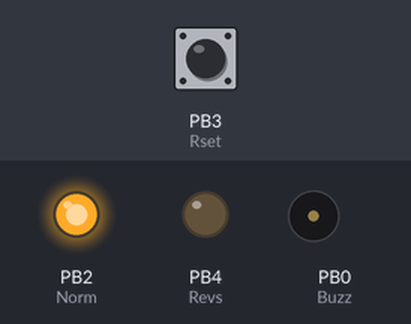
Bench run of a sketch on a simulated ATtiny85, built with avr-gcc and run on an emulated ATtiny85. Parts: output pins drawn as LEDs (lit = HIGH), buzzer (waves = sounding, pin HIGH). Inputs (shaded band) come from the test bench; at power-on: PB3 (Rset) HIGH. EEPROM starts erased.

Above: at 1.3 s.
1.4 s: PB3 (Rset) pulsed LOW 2 times (0.12 s each, 0.3 s apart)
At 1.83 s:
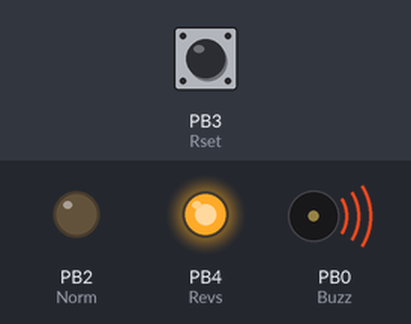
At 2.4 s:
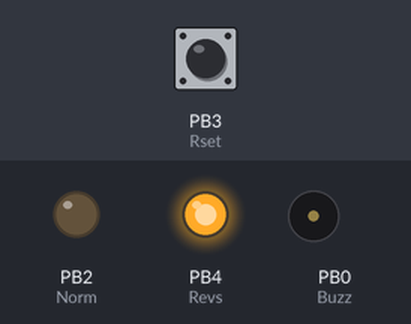
3.5 s: PB3 (Rset) pulsed LOW 5 times (0.12 s each, 0.3 s apart)
At 3.93 s:
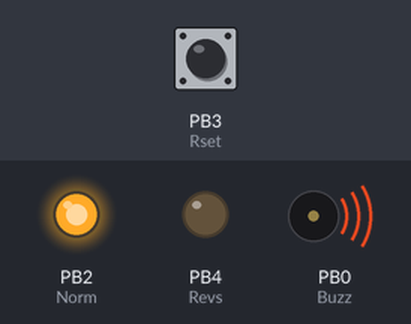
Timing chart, 0 to 6.5 s (numbered marks = the images above; inputs shaded):
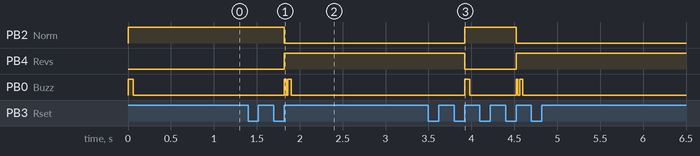

The sketch:

Ami500_df_switcher.ino
```cpp
/******************************************
 *
 * Amiga 500 / 500+ DF switcher V. 1.0
 * -----------------------------------
 *
 * Controller: Attiny25
 *
 * pin6: buzzer
 * pin7: 4066 switch normal
 * pin8: 4066 switch inverted
 * pin9: reset line (low=active)
 *
 * pin1 (6): buzzer
 * pin3 (2): 4066 switch normal
 * pin4 (3): 4066 switch inverted
 * pin2 (7): reset line (low=active)
 *
 * do 2 reset within 2 seconds to changhe df 1/0
 * Fuse: clk/8 - 8Mhz internal clock
*/

#include <EEPROM.h>

const int Buzz = 0; //pin5;
const int Norm = 2; //pin7;
const int Revs = 4; //pin3;
const int Rset = 3; //pin2;
int rstState = 0;
int dfState = 0;
int lastState =1;
int numRes=0;
unsigned long delayStart = 0;

void setup() {
  // initialize the LED pin as an output:
  pinMode(Buzz, OUTPUT);
  pinMode(Norm, OUTPUT);
  pinMode(Revs, OUTPUT);
  digitalWrite(Buzz, LOW);
  digitalWrite(Norm, LOW);
  digitalWrite(Revs, LOW);
  pinMode(Rset, INPUT_PULLUP);
  dfState =EEPROM.read(0);
  if (dfState>1){dfState=0;}
  setSwitch(dfState);
  delay(60);
}

void loop() {
  // read the state of the pushbutton value:
  rstState = digitalRead(Rset);

  // check if the pushbutton is pressed. If it is, the buttonState is HIGH:
  if (rstState == LOW && lastState == 1) {
    lastState=0;
   }

    //flip-flop state
    if (rstState == HIGH && lastState == 0) {
      numRes++;
      delayStart = millis();
      lastState=1;
    }

    //reset counter after 2sec
    if (numRes>0 && ((millis() - delayStart) >= 400)) { //330 = 2Sec. on attiny
      numRes=0;
    }

    //switch signal
    if (numRes>1){
      if (dfState==0) {
      setSwitch(1);
      dfState=1;
    } else {
      setSwitch(0);
      dfState=0;
    }
    numRes=0;
    EEPROM.write(0, dfState);
    delay(100);
    }


}

void setSwitch (int mState)
{
   if (mState==0) {
      digitalWrite(Revs, LOW);
      delay(1);
      digitalWrite(Norm, HIGH);
      digitalWrite(Buzz, HIGH);
      delay(60);
      digitalWrite(Buzz, LOW);
    } else {
      digitalWrite(Norm, LOW);
      delay(1);
      digitalWrite(Revs, HIGH);
      digitalWrite(Buzz, HIGH);
      delay(20);
      digitalWrite(Buzz, LOW);
      delay(20);
      digitalWrite(Buzz, HIGH);
      delay(40);
      digitalWrite(Buzz, LOW);
    }
}
```

Measured:
- after the input at 1.4 s, PB2 (Norm): HIGH → LOW after 0.42 s; PB4 (Revs): LOW → HIGH after 0.42 s; PB0 (Buzz): alternates HIGH for 0.03 s and LOW for 0.02 s, 4 changes in all, then stays LOW, starting after 0.42 s
- after the input at 3.5 s, PB2 (Norm): LOW → HIGH after 0.42 s, → LOW 0.60 s later; PB4 (Revs): HIGH → LOW after 0.42 s, → HIGH 0.60 s later; PB0 (Buzz): goes HIGH 0.06 s, LOW 0.54 s, HIGH 0.02 s, LOW 0.02 s, HIGH 0.04 s, then LOW, starting after 0.42 s
